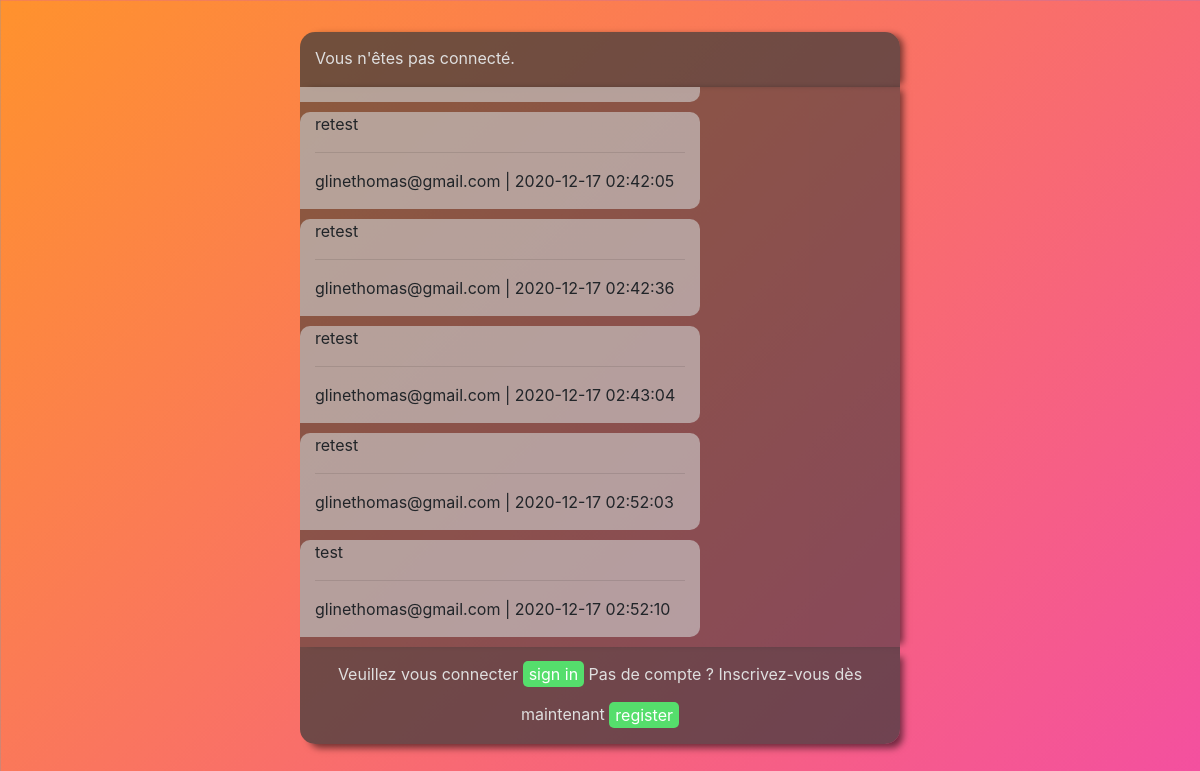
The page / on the database its author committed.
### tables this page shows
CREATE TABLE "messages" (
	"id"	INTEGER NOT NULL UNIQUE,
	"content"	TEXT,
	"creationdate"	TEXT,
	"author"	INTEGER,
	"chat_fk"	INTEGER,
	PRIMARY KEY("id" AUTOINCREMENT)
);

CREATE TABLE "users" (
	"id"	INTEGER NOT NULL UNIQUE,
	"username"	TEXT UNIQUE,
	"password"	TEXT,
	"joindate"	TEXT,
	PRIMARY KEY("id" AUTOINCREMENT)
);

### Model/Chat.php (called while the page is built, shortened)
<?php
    class Chat{
        private $id;
        private static $instances_ = [];
        private function __construct(int $id, string $name){
            $this->id = $id;
            self::$instances_[] = $this;
        }
        static function getChats():array{
            try{
                $db = Database::connect();
            }
            catch(\Exception $e){
                throw $e->getMessage();
            }
            $request = $db->prepare("SELECT * FROM `chats`;");
            $request->execute();
            return self::$instances_;
        }
        function getLastMessages():array{
            try{
                $db = Database::connect();
            }
            catch(\Exception $e){
                throw $e->getMessage();
            }
            $request = $db->prepare("SELECT * FROM `messages` WHERE `chat_fk` = :idChat ORDER BY id DESC LIMIT 50;");
            $request->execute(array(':idChat' => $this->id));
            while($donnees = $request->fetch()){
                $messages[] = new Message(intval($donnees['id']), $donnees['content'], $donnees['creationdate'], $donnees['author'], $donnees['chat_fk']);
            }
            return  array_reverse($messages);
        }
    }
?>

### Model/Message.php (called while the page is built, shortened)
<?php
    class Message{
        private $content;
        private $creationDate;
        function getContent():string{
            return $this->content;
        }
        function setContent(string $content){
            $this->content = $content;
        }
        function getCreationDate():string{
            return $this->creationDate;
        }
        function setCreationDate($creationDate){
            $this->creationDate = $creationDate;
        }
    }
?>

### Model/User.php (called while the page is built, shortened)
<?php
    class User{
        public static function getUserById($id){
            try{
                $db = Database::connect();
                $request = $db->prepare("SELECT * FROM `users` WHERE `id` = :id;");
                $request->execute(array(':id' => $id ));
                $user = $request->fetch();
                if($user){
                    return $user;
                }
                else{echo "no user";}
            }
            catch(\Exception $e){
                echo "get user failed";
            }
        }
    }
?>

### view/message_other.php (the view)
<div class="row">
    <div class="col-12 col-sm-12 col-lg-8 mb-8" id="otherMessage">
        <p id="message">
            <?= $content ?>
        </p>
        <hr>
        <p>
            <?= $username ?> | <?= $creationdate ?>
        </p>
    </div>
    <div class="col-12 col-sm-12 col-lg-4 mb-4">
    </div>
</div>

### Controller/Controller.php (shortened to what this page needs)
<?php
Class Controller{
    static function unregistered(){
        $chats = Chat::getChats();
        $chat = $chats[0];
        $lastMessage = $chat->getLastMessages();
        require 'view\top_offline.php';
        foreach($lastMessage as $msg){
            $content = $msg->getContent();
            $username = User::getUserById($msg->getAuthorId())['username'];
            $creationdate = $msg->getCreationDate();
            require 'view\message_other.php';
        }
        require 'view\box.php';
        require 'view\down_offline.php';
        require 'view\template.php';
    }
}
?>

### view/style.css (style rules this page uses)
body { background: linear-gradient(-45deg, #5af03c, #3ca3e7, #f03bc3, #ff922d); background-size: 400% 400%; animation: gradient 15s ease infinite; }

### rows shown on the page
messages: content "retest", author.username "glinethomas@gmail.com", creationdate "2020-12-17 02:42:05"
messages: content "retest", author.username "glinethomas@gmail.com", creationdate "2020-12-17 02:42:36"
messages: content "retest", author.username "glinethomas@gmail.com", creationdate "2020-12-17 02:43:04"
messages: content "retest", author.username "glinethomas@gmail.com", creationdate "2020-12-17 02:52:03"
messages: content "test", author.username "glinethomas@gmail.com", creationdate "2020-12-17 02:52:10"
